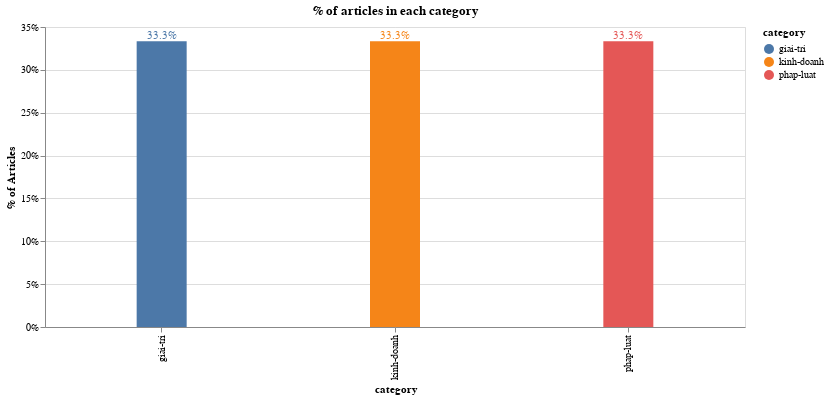

Here is the notebook cell this chart was saved with:
### Markdown cell above
**% of articles in each category**

### Code cell
df['id'] = 1
df2 = pd.DataFrame(df.groupby('category').count()['id']).reset_index()

bars = alt.Chart(df2).mark_bar(size=50).encode(
    x=alt.X('category'),
    y=alt.Y('PercentOfTotal:Q', axis=alt.Axis(format='.0%', title='% of Articles')),
    color='category'
).transform_window(
    TotalArticles='sum(id)',
    frame=[None, None]
).transform_calculate(
    PercentOfTotal="datum.id / datum.TotalArticles"
)

text = bars.mark_text(
    align='center',
    baseline='bottom',
    #dx=5  # Nudges text to right so it doesn't appear on top of the bar
).encode(
    text=alt.Text('PercentOfTotal:Q', format='.1%')
)

(bars + text).interactive().properties(
    height=300, 
    width=700,
    title = "% of articles in each category",
)

### Figure 1 — Vega-Lite specification as saved in the notebook (floating-point values rounded to 4 significant figures)
{"config": {"view": {"continuousWidth": 400, "continuousHeight": 300}}, "layer": [{"mark": {"type": "bar", "size": 50}, "encoding": {"color": {"type": "nominal", "field": "category"}, "x": {"type": "nominal", "field": "category"}, "y": {"type": "quantitative", "axis": {"format": ".0%", "title": "% of Articles"}, "field": "PercentOfTotal"}}, "selection": {"selector003": {"type": "interval", "bind": "scales", "encodings": ["x", "y"]}}, "transform": [{"window": [{"op": "sum", "field": "id", "as": "TotalArticles"}], "frame": [null, null]}, {"calculate": "datum.id / datum.TotalArticles", "as": "PercentOfTotal"}]}, {"mark": {"type": "text", "align": "center", "baseline": "bottom"}, "encoding": {"color": {"type": "nominal", "field": "category"}, "text": {"type": "quantitative", "field": "PercentOfTotal", "format": ".1%"}, "x": {"type": "nominal", "field": "category"}, "y": {"type": "quantitative", "axis": {"format": ".0%", "title": "% of Articles"}, "field": "PercentOfTotal"}}, "transform": [{"window": [{"op": "sum", "field": "id", "as": "TotalArticles"}], "frame": [null, null]}, {"calculate": "datum.id / datum.TotalArticles", "as": "PercentOfTotal"}]}], "data": {"name": "data-58991ff1ffd123c28a8f839199425c65"}, "height": 300, "title": "% of articles in each category", "width": 700, "$schema": "https://vega.github.io/schema/vega-lite/v4.8.1.json", "datasets": {"data-58991ff1ffd123c28a8f839199425c65": [{"category": "giai-tri", "id": 20}, {"category": "kinh-doanh", "id": 20}, {"category": "phap-luat", "id": 20}]}}
